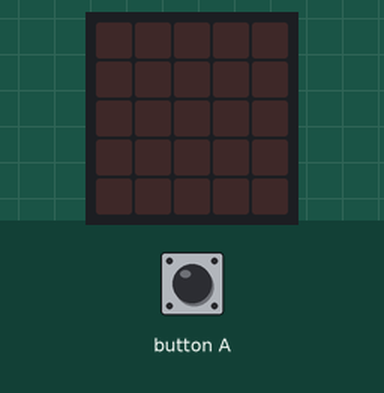
Recording of a program running on a simulated BBC micro:bit (MakeCode). Parts: the board's 5×5 LED display. The inputs (shaded band) are chosen by the test bench. Random numbers come from a fixed seed.

Above: at 1.2 s.
1.3 s: button A pressed for 0.15 s
At 2.1 s:
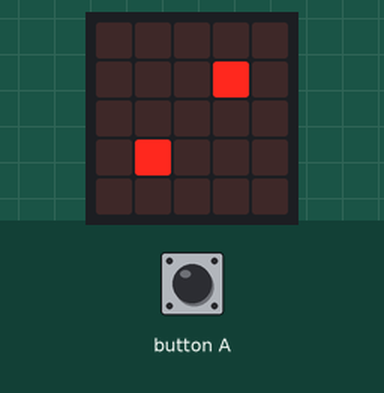
2.9 s: button A pressed for 0.15 s
At 3.3 s:
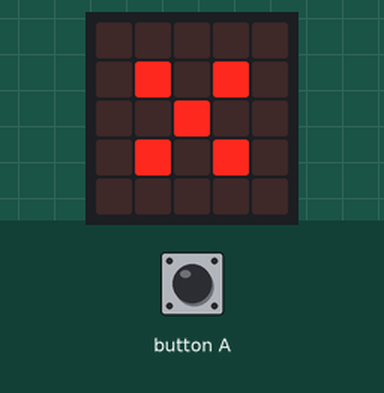
4.5 s: button A pressed for 0.15 s
At 5.7 s:
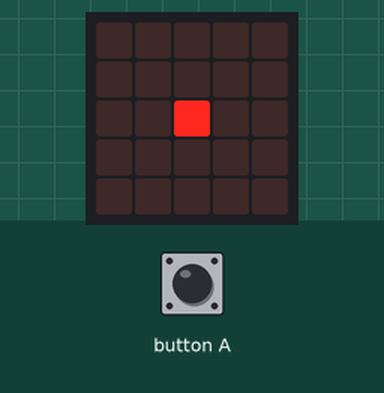
6.1 s: button A pressed for 0.15 s
At 7.0 s:
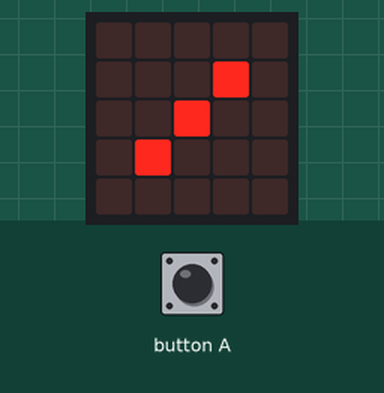
7.7 s: button A pressed 5 times (0.12 s each, 0.3 s apart)
At 10.7 s:
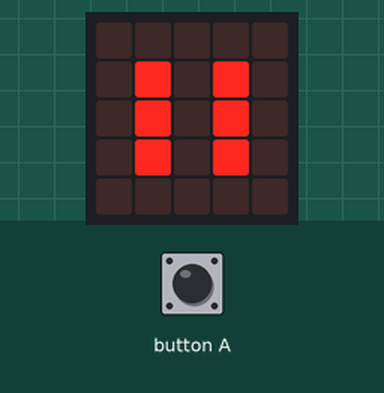
Timing chart, 0 to 11.9 s (numbered marks = the images above; inputs shaded):
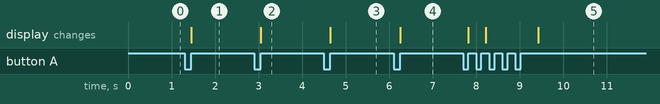

The program:

main.ts
```typescript
let a = 0
input.onButtonPressed(Button.A, function () {
    a = randint(1, 6)
    if (a == 1) {
        basic.showLeds(`
            . . . . .
            . . . . .
            . . # . .
            . . . . .
            . . . . .
            `)
    } else if (a == 2) {
        basic.showLeds(`
            . . . . .
            . . . # .
            . . . . .
            . # . . .
            . . . . .
            `)
    } else if (a == 3) {
        basic.showLeds(`
            . . . . .
            . . . # .
            . . # . .
            . # . . .
            . . . . .
            `)
    } else if (a == 4) {
        basic.showLeds(`
            . . . . .
            . # . # .
            . . . . .
            . # . # .
            . . . . .
            `)
    } else if (a == 5) {
        basic.showLeds(`
            . . . . .
            . # . # .
            . . # . .
            . # . # .
            . . . . .
            `)
    } else {
        basic.showLeds(`
            . . . . .
            . # . # .
            . # . # .
            . # . # .
            . . . . .
            `)
    }
})
```

test.ts
```typescript
// ide kerülnek a tesztek; a rendszer ezt nem kompilálja, ha a csomagot bővítményként használják.
```

Measured:
- after the input at 1.3 s, the display: changes after 0.15 s (image 1)
- after the input at 2.9 s, the display: changes after 0.15 s (image 2)
- after the input at 4.5 s, the display: changes after 0.15 s (image 3)
- after the input at 6.1 s, the display: changes after 0.15 s (image 4)
- after the input at 7.7 s, the display: first changes after 0.12 s (image 5 shows a later state)
